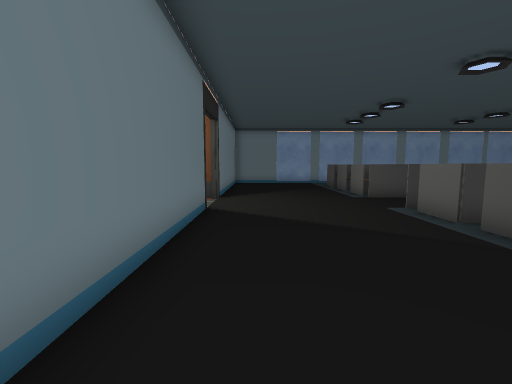
[1] (above)

18 first-person views from a walk through a 3-D level made in the Unity game engine. The camera is 1.3 m above the floor, tilts 6° down and sees 90° across. The floor is counted in squares, 1 m on a side. Each view is taken from the middle of a square. On the plan, view 1 faces up. The plan holds only what a view shows up to about 13 squares ahead; the rest is blank. The player character is not drawn.

[2]
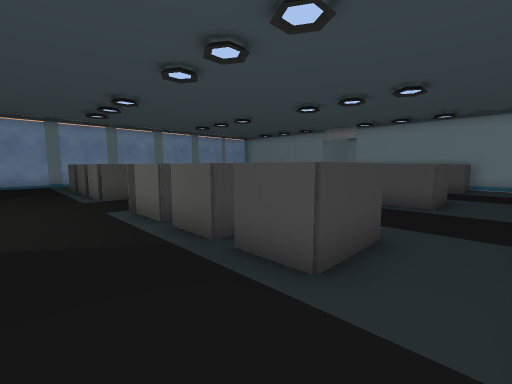

[3]
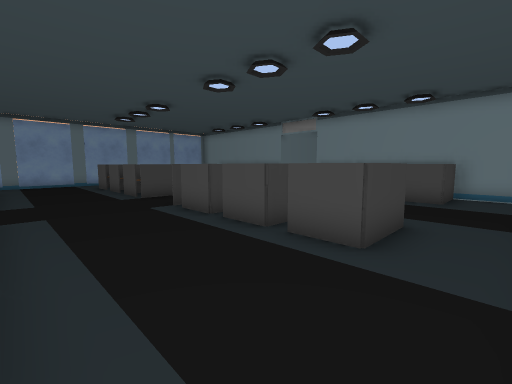

[4]
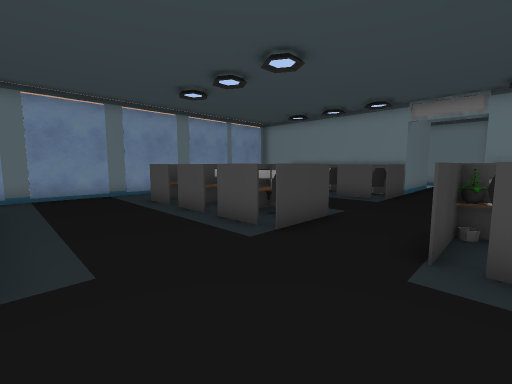

[5]
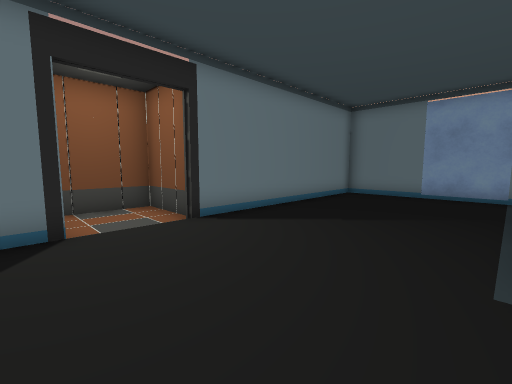

[6]
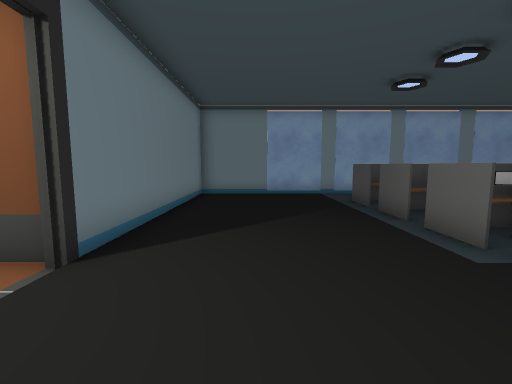

[7]
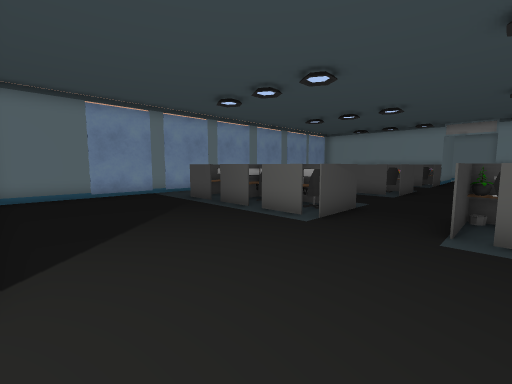

[8]
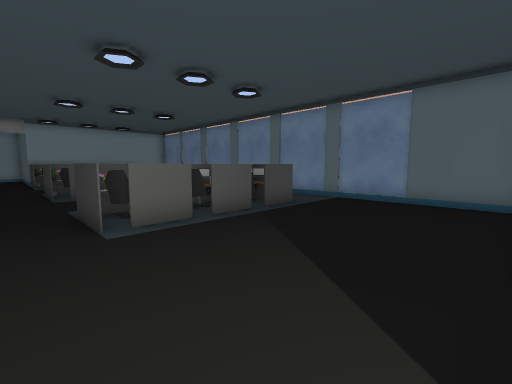

[9]
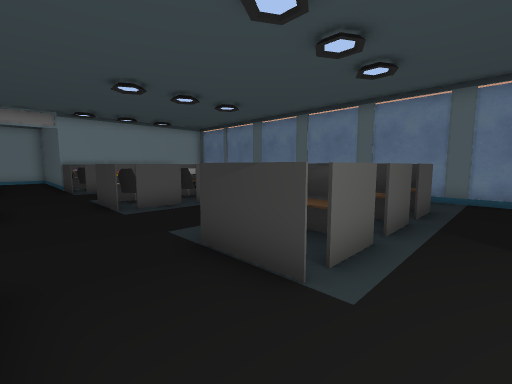

[10]
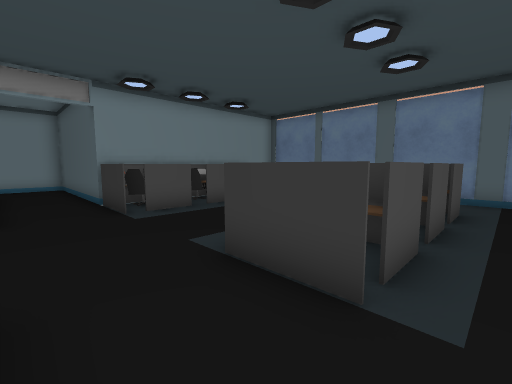

[11]
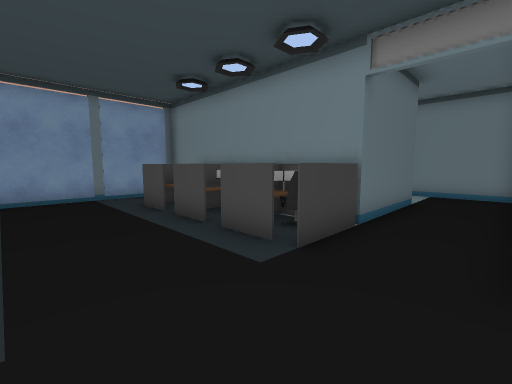

[12]
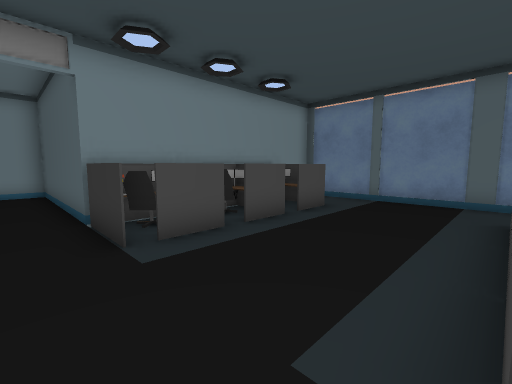

[13]
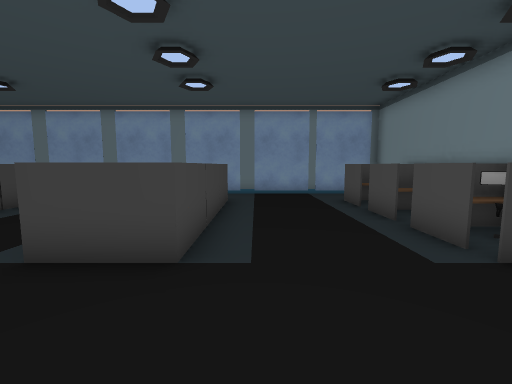

[14]
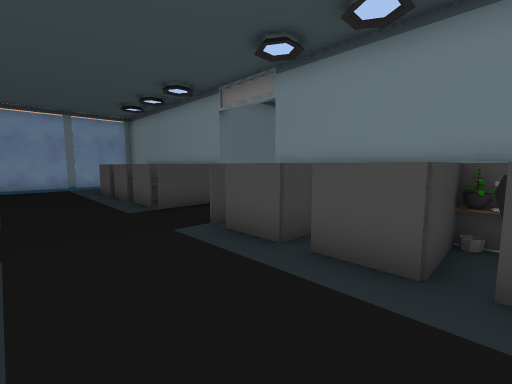

[15]
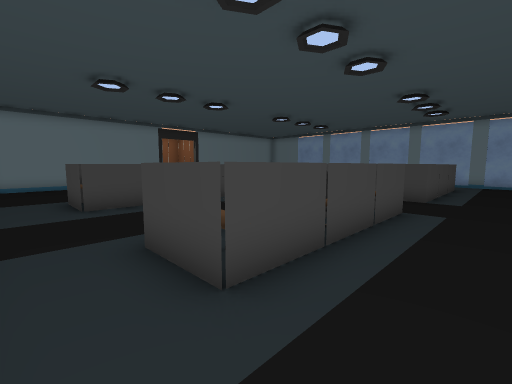

[16]
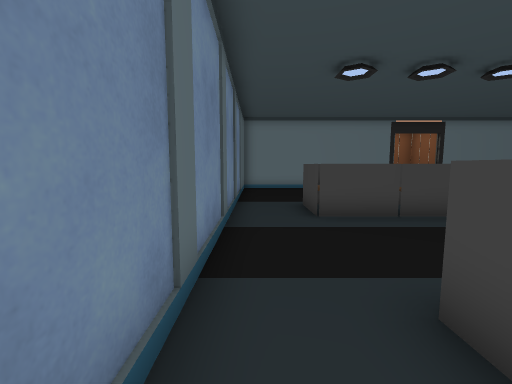

[17]
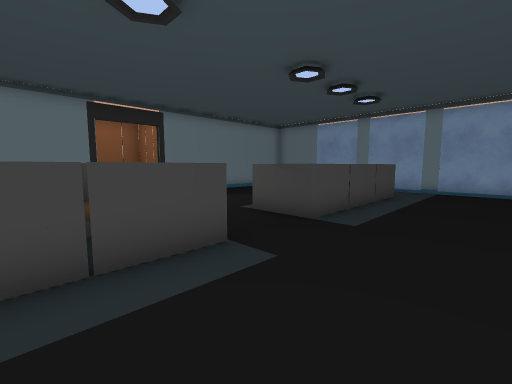

[18]
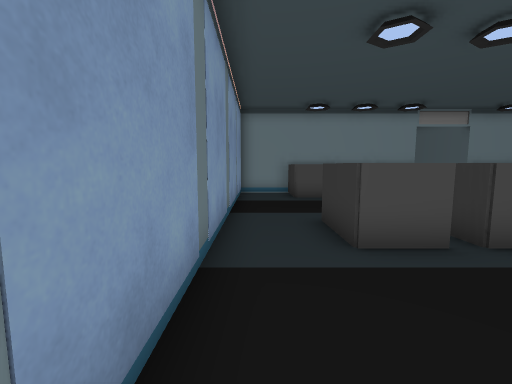

### Floor plan
Key: @ floor where view 1 was taken; # wall or solid block; x gap in a wall; . floor; ^ raised ledge; O other object.
Columns run from 5 left of view 1 to 26 right of it. Each row starts with its distance up from view 1.
 19    #######################
 18    #.....................#
 17    #.....................#
 16    #......^^....^^^...#^^#
 15    #......##....###...####
 14    #......^^....^^^...#
 13    #......##....x #...##
 12    #......^^....^^^...####
 11  OOO......##....x^#...##^#  ## #
 10 O  O......##....###....#x####..#
  9 O   ...........................#
  8 OOOO......##....###....#x#######
  7    O......x^....x^#...##^#
  6    #......^^....^^^...####
  5    #......##....x^#...##
  4    #......^^....^^^...#
  3    #......##....###...####
  2    #......^^....^^^...#^^#
  1    #.....................#
  0    #.@...................#
 -1    #######################

Positions as (right, up) in squares from view 1, and headings:
1: (0, 0), facing up
2: (2, 0), facing up-right
3: (7, 0), facing up-right
4: (7, 7), facing up-right
5: (4, 7), facing up-left
6: (1, 7), facing up
7: (-1, 7), facing up-right
8: (-1, 9), facing down-right
9: (3, 10), facing down-right
10: (10, 10), facing down-right
11: (14, 8), facing up-right
12: (13, 9), facing down-right
13: (14, 7), facing up
14: (14, 3), facing up-right
15: (15, 0), facing up-left
16: (13, 0), facing left
17: (10, 5), facing up-left
18: (7, 18), facing right
